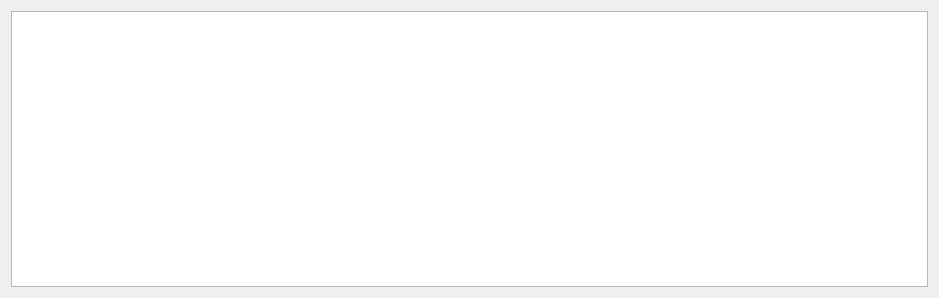
<?xml version="1.0" encoding="UTF-8"?>
<ui version="4.0">
 <class>MainWindow</class>
 <widget class="QMainWindow" name="MainWindow">
  <property name="geometry">
   <rect>
    <x>0</x>
    <y>0</y>
    <width>939</width>
    <height>298</height>
   </rect>
  </property>
  <property name="windowTitle">
   <string>Client</string>
  </property>
  <widget class="QWidget" name="centralWidget">
   <layout class="QVBoxLayout" name="verticalLayout">
    <item>
     <widget class="QSplitter" name="splitter">
      <property name="orientation">
       <enum>Qt::Vertical</enum>
      </property>
      <widget class="QTextBrowser" name="textBrowser"/>
     </widget>
    </item>
   </layout>
  </widget>
 </widget>
 <layoutdefault spacing="6" margin="11"/>
 <resources/>
 <connections/>
</ui>
